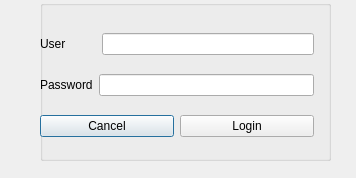
<?xml version="1.0" encoding="UTF-8"?>
<ui version="4.0">
 <class>Help</class>
 <widget class="QDialog" name="Help">
  <property name="geometry">
   <rect>
    <x>0</x>
    <y>0</y>
    <width>356</width>
    <height>178</height>
   </rect>
  </property>
  <property name="windowTitle">
   <string>Dialog</string>
  </property>
  <widget class="QGroupBox" name="groupBox">
   <property name="geometry">
    <rect>
     <x>40</x>
     <y>0</y>
     <width>291</width>
     <height>161</height>
    </rect>
   </property>
   <property name="title">
    <string/>
   </property>
   <widget class="QWidget" name="layoutWidget">
    <property name="geometry">
     <rect>
      <x>0</x>
      <y>20</y>
      <width>274</width>
      <height>132</height>
     </rect>
    </property>
    <layout class="QVBoxLayout" name="verticalLayout">
     <item>
      <layout class="QHBoxLayout" name="horizontalLayout_2">
       <item>
        <widget class="QLabel" name="label">
         <property name="text">
          <string>User         </string>
         </property>
         <property name="buddy">
          <cstring>lineEdit</cstring>
         </property>
        </widget>
       </item>
       <item>
        <widget class="QLineEdit" name="lineEdit">
         <property name="text">
          <string/>
         </property>
        </widget>
       </item>
      </layout>
     </item>
     <item>
      <layout class="QHBoxLayout" name="horizontalLayout">
       <item>
        <widget class="QLabel" name="label_2">
         <property name="text">
          <string>&lt;html&gt;&lt;head/&gt;&lt;body&gt;&lt;p&gt;&lt;span style=&quot; color:#000000;&quot;&gt;Password&lt;/span&gt;&lt;/p&gt;&lt;/body&gt;&lt;/html&gt;</string>
         </property>
         <property name="buddy">
          <cstring>lineEdit_2</cstring>
         </property>
        </widget>
       </item>
       <item>
        <widget class="QLineEdit" name="lineEdit_2"/>
       </item>
      </layout>
     </item>
     <item>
      <layout class="QHBoxLayout" name="horizontalLayout_3">
       <item>
        <widget class="QPushButton" name="cancel">
         <property name="text">
          <string>Cancel</string>
         </property>
        </widget>
       </item>
       <item>
        <widget class="QPushButton" name="pushButton">
         <property name="text">
          <string>Login</string>
         </property>
        </widget>
       </item>
      </layout>
     </item>
    </layout>
   </widget>
  </widget>
 </widget>
 <resources/>
 <connections/>
</ui>
